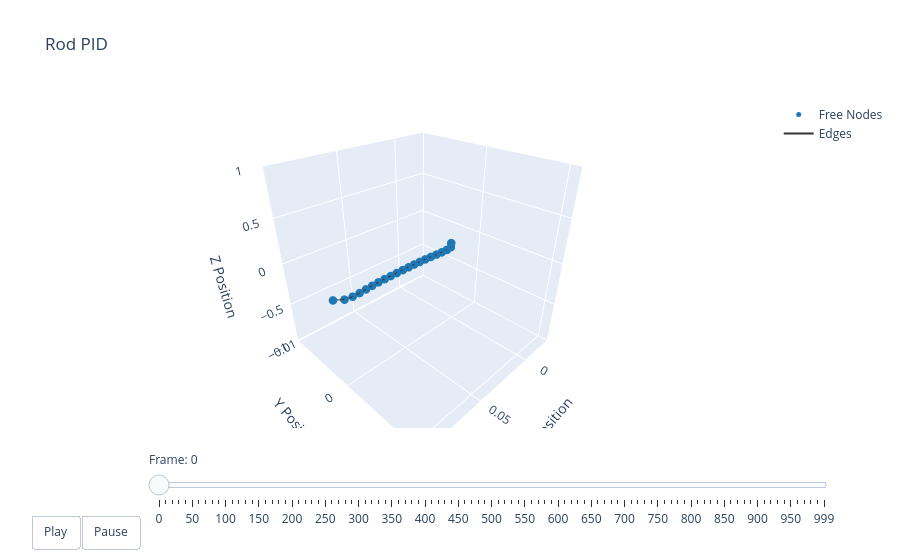

Notebook code for this chart:
### Code cell
t = np.arange(robot.sim_params.total_time, step=robot.sim_params.dt)
options = dismech.AnimationOptions(title='Rod PID', plot_step=10)

fig = dismech.get_interactive_animation_plotly(robot, t, qs, options)
fig.show()

### Figure 1 — Plotly figure (JSON) as saved in the notebook; plotly's stock layout.template omitted (floating-point values rounded to 4 significant figures)
{"data": [{"marker": {"color": "#1f78b4", "size": 5}, "mode": "markers", "name": "Free Nodes", "type": "scatter3d", "x": [4.417e-05, 0.005, 0.009999, 0.015, 0.02, 0.025, 0.03, 0.035, 0.04, 0.045, 0.05, 0.055, 0.06, 0.065, 0.07, 0.075, 0.08, 0.085, 0.09, 0.095, 0.09995], "y": [-0.0006065, 5.184e-05, 0.0001786, 0.0001604, 0.0001093, 3.534e-05, -1.477e-05, -4.297e-05, -5.875e-05, -6.758e-05, -7.122e-05, -7.001e-05, -6.38e-05, -5.122e-05, -2.72e-05, 1.89e-05, 9.604e-05, 0.000176, 0.0001915, 5.683e-05, -0.000608], "z": [0.0, -0.0, -0.0, -0.0, -0.0, -0.0, -0.0, -0.0, -0.0, -0.0, 0.0, 0.0, 0.0, 0.0, 0.0, 0.0, 0.0, 0.0, 0.0, 0.0, 0.0]}, {"marker": {"color": "#e31a1c", "size": 5}, "mode": "markers", "name": "Fixed Nodes", "type": "scatter3d", "x": [], "y": [], "z": []}, {"line": {"color": "#333333", "width": 2}, "mode": "lines", "name": "Edges", "type": "scatter3d", "x": [4.417e-05, 0.005, null, 0.005, 0.009999, null, 0.009999, 0.015, null, 0.015, 0.02, null, 0.02, 0.025, null, 0.025, 0.03, null, 0.03, 0.035, null, 0.035, 0.04, null, 0.04, 0.045, null, 0.045, 0.05, null, 0.05, 0.055, null, 0.055, 0.06, null, 0.06, 0.065, null, 0.065, 0.07, null, 0.07, 0.075, null, 0.075, 0.08, null, 0.08, 0.085, null, 0.085, 0.09, null, 0.09, 0.095, null, 0.095, 0.09995, null], "y": [-0.0006065, 5.184e-05, null, 5.184e-05, 0.0001786, null, 0.0001786, 0.0001604, null, 0.0001604, 0.0001093, null, 0.0001093, 3.534e-05, null, 3.534e-05, -1.477e-05, null, -1.477e-05, -4.297e-05, null, -4.297e-05, -5.875e-05, null, -5.875e-05, -6.758e-05, null, -6.758e-05, -7.122e-05, null, -7.122e-05, -7.001e-05, null, -7.001e-05, -6.38e-05, null, -6.38e-05, -5.122e-05, null, -5.122e-05, -2.72e-05, null, -2.72e-05, 1.89e-05, null, 1.89e-05, 9.604e-05, null, 9.604e-05, 0.000176, null, 0.000176, 0.0001915, null, 0.0001915, 5.683e-05, null, 5.683e-05, -0.000608, null], "z": [0, 0, null, 0, 0, null, 0, 0, null, 0, 0, null, 0, 0, null, 0, 0, null, 0, 0, null, 0, 0, null, 0, 0, null, 0, 0, null, 0, 0, null, 0, 0, null, 0, 0, null, 0, 0, null, 0, 0, null, 0, 0, null, 0, 0, null, 0, 0, null, 0, 0, null, 0, 0, null]}, {"color": "rgba(166, 206, 227, 0.7)", "i": [], "j": [], "k": [], "name": "Faces", "opacity": 0.7, "showscale": false, "type": "mesh3d", "x": [4.417e-05, 0.005, 0.009999, 0.015, 0.02, 0.025, 0.03, 0.035, 0.04, 0.045, 0.05, 0.055, 0.06, 0.065, 0.07, 0.075, 0.08, 0.085, 0.09, 0.095, 0.09995], "y": [-0.0006065, 5.184e-05, 0.0001786, 0.0001604, 0.0001093, 3.534e-05, -1.477e-05, -4.297e-05, -5.875e-05, -6.758e-05, -7.122e-05, -7.001e-05, -6.38e-05, -5.122e-05, -2.72e-05, 1.89e-05, 9.604e-05, 0.000176, 0.0001915, 5.683e-05, -0.000608], "z": [0.0, -0.0, -0.0, -0.0, -0.0, -0.0, -0.0, -0.0, -0.0, -0.0, 0.0, 0.0, 0.0, 0.0, 0.0, 0.0, 0.0, 0.0, 0.0, 0.0, 0.0]}], "layout": {"scene": {"camera": {"eye": {"x": 1.225, "y": 1.225, "z": 1.0}}, "xaxis": {"range": [-0.02846, 0.09995], "title": {"text": "X Position"}}, "yaxis": {"range": [-0.01017, 0.0112], "title": {"text": "Y Position"}}, "zaxis": {"range": [0, 0], "title": {"text": "Z Position"}}}, "sliders": [{"currentvalue": {"prefix": "Frame: "}, "steps": [{"args": [["0"], {"frame": {"duration": 50, "redraw": true}, "mode": "immediate"}], "label": "0", "method": "animate"}, {"args": [["1"], {"frame": {"duration": 50, "redraw": true}, "mode": "immediate"}], "label": "10", "method": "animate"}, {"args": [["2"], {"frame": {"duration": 50, "redraw": true}, "mode": "immediate"}], "label": "20", "method": "animate"}, {"args": [["3"], {"frame": {"duration": 50, "redraw": true}, "mode": "immediate"}], "label": "30", "method": "animate"}, {"args": [["4"], {"frame": {"duration": 50, "redraw": true}, "mode": "immediate"}], "label": "40", "method": "animate"}, {"args": [["5"], {"frame": {"duration": 50, "redraw": true}, "mode": "immediate"}], "label": "50", "method": "animate"}, {"args": [["6"], {"frame": {"duration": 50, "redraw": true}, "mode": "immediate"}], "label": "60", "method": "animate"}, {"args": [["7"], {"frame": {"duration": 50, "redraw": true}, "mode": "immediate"}], "label": "70", "method": "animate"}, {"args": [["8"], {"frame": {"duration": 50, "redraw": true}, "mode": "immediate"}], "label": "80", "method": "animate"}, {"args": [["9"], {"frame": {"duration": 50, "redraw": true}, "mode": "immediate"}], "label": "90", "method": "animate"}, {"args": [["10"], {"frame": {"duration": 50, "redraw": true}, "mode": "immediate"}], "label": "100", "method": "animate"}, {"args": [["11"], {"frame": {"duration": 50, "redraw": true}, "mode": "immediate"}], "label": "110", "method": "animate"}, {"args": [["12"], {"frame": {"duration": 50, "redraw": true}, "mode": "immediate"}], "label": "120", "method": "animate"}, {"args": [["13"], {"frame": {"duration": 50, "redraw": true}, "mode": "immediate"}], "label": "130", "method": "animate"}, {"args": [["14"], {"frame": {"duration": 50, "redraw": true}, "mode": "immediate"}], "label": "140", "method": "animate"}, {"args": [["15"], {"frame": {"duration": 50, "redraw": true}, "mode": "immediate"}], "label": "150", "method": "animate"}, {"args": [["16"], {"frame": {"duration": 50, "redraw": true}, "mode": "immediate"}], "label": "160", "method": "animate"}, {"args": [["17"], {"frame": {"duration": 50, "redraw": true}, "mode": "immediate"}], "label": "170", "method": "animate"}, {"args": [["18"], {"frame": {"duration": 50, "redraw": true}, "mode": "immediate"}], "label": "180", "method": "animate"}, {"args": [["19"], {"frame": {"duration": 50, "redraw": true}, "mode": "immediate"}], "label": "190", "method": "animate"}, {"args": [["20"], {"frame": {"duration": 50, "redraw": true}, "mode": "immediate"}], "label": "200", "method": "animate"}, {"args": [["21"], {"frame": {"duration": 50, "redraw": true}, "mode": "immediate"}], "label": "210", "method": "animate"}, {"args": [["22"], {"frame": {"duration": 50, "redraw": true}, "mode": "immediate"}], "label": "220", "method": "animate"}, {"args": [["23"], {"frame": {"duration": 50, "redraw": true}, "mode": "immediate"}], "label": "230", "method": "animate"}, {"args": [["24"], {"frame": {"duration": 50, "redraw": true}, "mode": "immediate"}], "label": "240", "method": "animate"}, {"args": [["25"], {"frame": {"duration": 50, "redraw": true}, "mode": "immediate"}], "label": "250", "method": "animate"}, {"args": [["26"], {"frame": {"duration": 50, "redraw": true}, "mode": "immediate"}], "label": "260", "method": "animate"}, {"args": [["27"], {"frame": {"duration": 50, "redraw": true}, "mode": "immediate"}], "label": "270", "method": "animate"}, {"args": [["28"], {"frame": {"duration": 50, "redraw": true}, "mode": "immediate"}], "label": "280", "method": "animate"}, {"args": [["29"], {"frame": {"duration": 50, "redraw": true}, "mode": "immediate"}], "label": "290", "method": "animate"}, {"args": [["30"], {"frame": {"duration": 50, "redraw": true}, "mode": "immediate"}], "label": "300", "method": "animate"}, {"args": [["31"], {"frame": {"duration": 50, "redraw": true}, "mode": "immediate"}], "label": "310", "method": "animate"}, {"args": [["32"], {"frame": {"duration": 50, "redraw": true}, "mode": "immediate"}], "label": "320", "method": "animate"}, {"args": [["33"], {"frame": {"duration": 50, "redraw": true}, "mode": "immediate"}], "label": "330", "method": "animate"}, {"args": [["34"], {"frame": {"duration": 50, "redraw": true}, "mode": "immediate"}], "label": "340", "method": "animate"}, {"args": [["35"], {"frame": {"duration": 50, "redraw": true}, "mode": "immediate"}], "label": "350", "method": "animate"}, {"args": [["36"], {"frame": {"duration": 50, "redraw": true}, "mode": "immediate"}], "label": "360", "method": "animate"}, {"args": [["37"], {"frame": {"duration": 50, "redraw": true}, "mode": "immediate"}], "label": "370", "method": "animate"}, {"args": [["38"], {"frame": {"duration": 50, "redraw": true}, "mode": "immediate"}], "label": "380", "method": "animate"}, {"args": [["39"], {"frame": {"duration": 50, "redraw": true}, "mode": "immediate"}], "label": "390", "method": "animate"}, {"args": [["40"], {"frame": {"duration": 50, "redraw": true}, "mode": "immediate"}], "label": "400", "method": "animate"}, {"args": [["41"], {"frame": {"duration": 50, "redraw": true}, "mode": "immediate"}], "label": "410", "method": "animate"}, {"args": [["42"], {"frame": {"duration": 50, "redraw": true}, "mode": "immediate"}], "label": "420", "method": "animate"}, {"args": [["43"], {"frame": {"duration": 50, "redraw": true}, "mode": "immediate"}], "label": "430", "method": "animate"}, {"args": [["44"], {"frame": {"duration": 50, "redraw": true}, "mode": "immediate"}], "label": "440", "method": "animate"}, {"args": [["45"], {"frame": {"duration": 50, "redraw": true}, "mode": "immediate"}], "label": "450", "method": "animate"}, {"args": [["46"], {"frame": {"duration": 50, "redraw": true}, "mode": "immediate"}], "label": "460", "method": "animate"}, {"args": [["47"], {"frame": {"duration": 50, "redraw": true}, "mode": "immediate"}], "label": "470", "method": "animate"}, {"args": [["48"], {"frame": {"duration": 50, "redraw": true}, "mode": "immediate"}], "label": "480", "method": "animate"}, {"args": [["49"], {"frame": {"duration": 50, "redraw": true}, "mode": "immediate"}], "label": "490", "method": "animate"}, {"args": [["50"], {"frame": {"duration": 50, "redraw": true}, "mode": "immediate"}], "label": "500", "method": "animate"}, {"args": [["51"], {"frame": {"duration": 50, "redraw": true}, "mode": "immediate"}], "label": "510", "method": "animate"}, {"args": [["52"], {"frame": {"duration": 50, "redraw": true}, "mode": "immediate"}], "label": "520", "method": "animate"}, {"args": [["53"], {"frame": {"duration": 50, "redraw": true}, "mode": "immediate"}], "label": "530", "method": "animate"}, {"args": [["54"], {"frame": {"duration": 50, "redraw": true}, "mode": "immediate"}], "label": "540", "method": "animate"}, {"args": [["55"], {"frame": {"duration": 50, "redraw": true}, "mode": "immediate"}], "label": "550", "method": "animate"}, {"args": [["56"], {"frame": {"duration": 50, "redraw": true}, "mode": "immediate"}], "label": "560", "method": "animate"}, {"args": [["57"], {"frame": {"duration": 50, "redraw": true}, "mode": "immediate"}], "label": "570", "method": "animate"}, {"args": [["58"], {"frame": {"duration": 50, "redraw": true}, "mode": "immediate"}], "label": "580", "method": "animate"}, {"args": [["59"], {"frame": {"duration": 50, "redraw": true}, "mode": "immediate"}], "label": "590", "method": "animate"}, {"args": [["60"], {"frame": {"duration": 50, "redraw": true}, "mode": "immediate"}], "label": "600", "method": "animate"}, {"args": [["61"], {"frame": {"duration": 50, "redraw": true}, "mode": "immediate"}], "label": "610", "method": "animate"}, {"args": [["62"], {"frame": {"duration": 50, "redraw": true}, "mode": "immediate"}], "label": "620", "method": "animate"}, {"args": [["63"], {"frame": {"duration": 50, "redraw": true}, "mode": "immediate"}], "label": "630", "method": "animate"}, {"args": [["64"], {"frame": {"duration": 50, "redraw": true}, "mode": "immediate"}], "label": "640", "method": "animate"}, {"args": [["65"], {"frame": {"duration": 50, "redraw": true}, "mode": "immediate"}], "label": "650", "method": "animate"}, {"args": [["66"], {"frame": {"duration": 50, "redraw": true}, "mode": "immediate"}], "label": "660", "method": "animate"}, {"args": [["67"], {"frame": {"duration": 50, "redraw": true}, "mode": "immediate"}], "label": "670", "method": "animate"}, {"args": [["68"], {"frame": {"duration": 50, "redraw": true}, "mode": "immediate"}], "label": "680", "method": "animate"}, {"args": [["69"], {"frame": {"duration": 50, "redraw": true}, "mode": "immediate"}], "label": "690", "method": "animate"}, {"args": [["70"], {"frame": {"duration": 50, "redraw": true}, "mode": "immediate"}], "label": "700", "method": "animate"}, {"args": [["71"], {"frame": {"duration": 50, "redraw": true}, "mode": "immediate"}], "label": "710", "method": "animate"}, {"args": [["72"], {"frame": {"duration": 50, "redraw": true}, "mode": "immediate"}], "label": "720", "method": "animate"}, {"args": [["73"], {"frame": {"duration": 50, "redraw": true}, "mode": "immediate"}], "label": "730", "method": "animate"}, {"args": [["74"], {"frame": {"duration": 50, "redraw": true}, "mode": "immediate"}], "label": "740", "method": "animate"}, {"args": [["75"], {"frame": {"duration": 50, "redraw": true}, "mode": "immediate"}], "label": "750", "method": "animate"}, {"args": [["76"], {"frame": {"duration": 50, "redraw": true}, "mode": "immediate"}], "label": "760", "method": "animate"}, {"args": [["77"], {"frame": {"duration": 50, "redraw": true}, "mode": "immediate"}], "label": "770", "method": "animate"}, {"args": [["78"], {"frame": {"duration": 50, "redraw": true}, "mode": "immediate"}], "label": "780", "method": "animate"}, {"args": [["79"], {"frame": {"duration": 50, "redraw": true}, "mode": "immediate"}], "label": "790", "method": "animate"}, {"args": [["80"], {"frame": {"duration": 50, "redraw": true}, "mode": "immediate"}], "label": "800", "method": "animate"}, {"args": [["81"], {"frame": {"duration": 50, "redraw": true}, "mode": "immediate"}], "label": "810", "method": "animate"}, {"args": [["82"], {"frame": {"duration": 50, "redraw": true}, "mode": "immediate"}], "label": "820", "method": "animate"}, {"args": [["83"], {"frame": {"duration": 50, "redraw": true}, "mode": "immediate"}], "label": "830", "method": "animate"}, {"args": [["84"], {"frame": {"duration": 50, "redraw": true}, "mode": "immediate"}], "label": "840", "method": "animate"}, {"args": [["85"], {"frame": {"duration": 50, "redraw": true}, "mode": "immediate"}], "label": "850", "method": "animate"}, {"args": [["86"], {"frame": {"duration": 50, "redraw": true}, "mode": "immediate"}], "label": "860", "method": "animate"}, {"args": [["87"], {"frame": {"duration": 50, "redraw": true}, "mode": "immediate"}], "label": "870", "method": "animate"}, {"args": [["88"], {"frame": {"duration": 50, "redraw": true}, "mode": "immediate"}], "label": "880", "method": "animate"}, {"args": [["89"], {"frame": {"duration": 50, "redraw": true}, "mode": "immediate"}], "label": "890", "method": "animate"}, {"args": [["90"], {"frame": {"duration": 50, "redraw": true}, "mode": "immediate"}], "label": "900", "method": "animate"}, {"args": [["91"], {"frame": {"duration": 50, "redraw": true}, "mode": "immediate"}], "label": "910", "method": "animate"}, {"args": [["92"], {"frame": {"duration": 50, "redraw": true}, "mode": "immediate"}], "label": "920", "method": "animate"}, {"args": [["93"], {"frame": {"duration": 50, "redraw": true}, "mode": "immediate"}], "label": "930", "method": "animate"}, {"args": [["94"], {"frame": {"duration": 50, "redraw": true}, "mode": "immediate"}], "label": "940", "method": "animate"}, {"args": [["95"], {"frame": {"duration": 50, "redraw": true}, "mode": "immediate"}], "label": "950", "method": "animate"}, {"args": [["96"], {"frame": {"duration": 50, "redraw": true}, "mode": "immediate"}], "label": "960", "method": "animate"}, {"args": [["97"], {"frame": {"duration": 50, "redraw": true}, "mode": "immediate"}], "label": "970", "method": "animate"}, {"args": [["98"], {"frame": {"duration": 50, "redraw": true}, "mode": "immediate"}], "label": "980", "method": "animate"}, {"args": [["99"], {"frame": {"duration": 50, "redraw": true}, "mode": "immediate"}], "label": "990", "method": "animate"}, {"args": [["100"], {"frame": {"duration": 50, "redraw": true}, "mode": "immediate"}], "label": "999", "method": "animate"}], "transition": {"duration": 0}, "x": 0.1, "y": 0}], "title": {"text": "Rod PID"}, "updatemenus": [{"buttons": [{"args": [null, {"frame": {"duration": 50, "redraw": true}, "fromcurrent": true}], "label": "Play", "method": "animate"}, {"args": [[null], {"frame": {"duration": 0, "redraw": true}, "mode": "immediate"}], "label": "Pause", "method": "animate"}], "direction": "left", "pad": {"r": 10, "t": 87}, "showactive": false, "type": "buttons", "x": 0.1, "xanchor": "right", "y": 0, "yanchor": "top"}]}}
